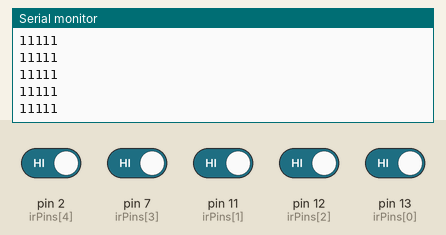
Recording of a sketch running on a simulated Arduino Uno, built with avr-gcc and run on an emulated ATmega328P. Shown: the last lines printed to the serial monitor. The inputs (shaded band) are chosen by the test bench; at power-on: pin 2 (irPins[4]), pin 7 (irPins[3]), pin 11 (irPins[1]), pin 12 (irPins[2]), pin 13 (irPins[0]) HIGH.

Above: at 1.2 s.
1.3 s: pin 2 (irPins[4]) driven LOW
At 2.1 s:
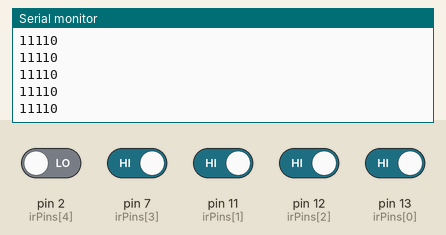
2.8 s: pin 7 (irPins[3]) driven LOW
At 3.5 s:
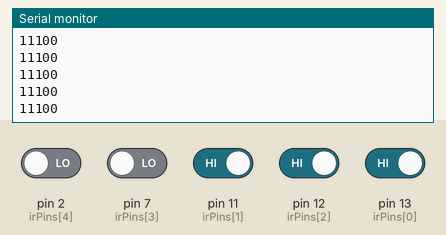
4.3 s: pin 11 (irPins[1]) driven LOW
At 5.4 s:
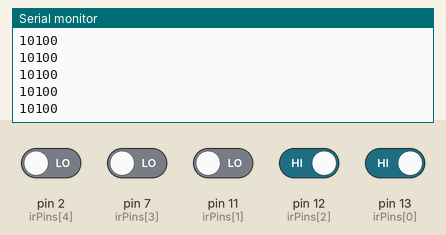
5.8 s: pin 12 (irPins[2]) driven LOW
At 6.4 s:
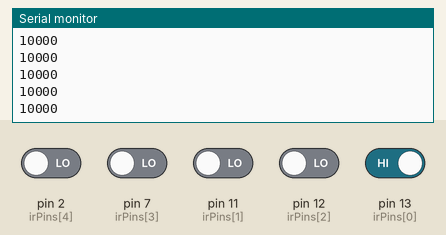
7.3 s: pin 13 (irPins[0]) driven LOW
At 7.8 s:
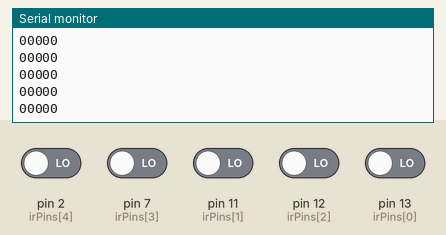
8.8 s: pin 2 (irPins[4]) driven HIGH
At 9.4 s:
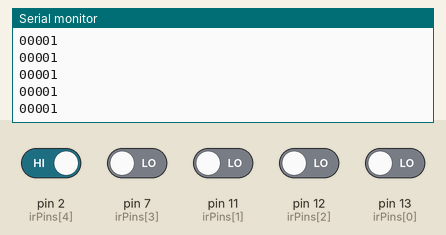
Timing chart, 0 to 11.3 s (numbered marks = the images above; inputs shaded):
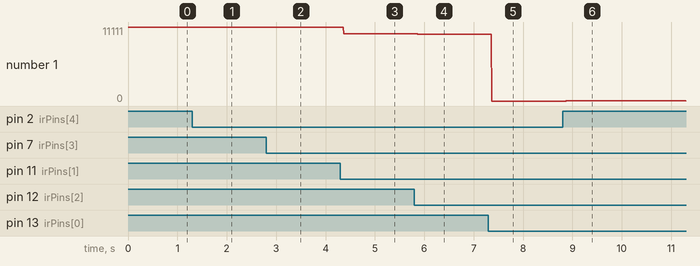

Measured:
- after the input at 1.3 s, the serial monitor: prints a new line after 0.07 s (image 1)
- after the input at 2.8 s, the serial monitor: prints a new line after 0.07 s (image 2)
- after the input at 4.3 s, the serial monitor: prints a new line after 0.07 s (image 3)
- after the input at 5.8 s, the serial monitor: prints a new line after 0.07 s (image 4)
- after the input at 7.3 s, the serial monitor: prints a new line after 0.07 s (image 5)
- after the input at 8.8 s, the serial monitor: prints a new line after 0.07 s (image 6)
- plotted number 1: 11111 → 11110 after the input at 1.3 s, 11110 → 11100 after the input at 2.8 s, 11100 → 10100 after the input at 4.3 s, 10100 → 10000 after the input at 5.8 s, 10000 → 0 after the input at 7.3 s

The sketch:

IRsensor.ino
```cpp
const int irPins[5] = {13,11,12,7,2};
int irSensors[5] = {0,0,0,0,0};

void setup(){
   Serial.begin(9600);
   for (int i = 0; i < 5; i++)
   {
      pinMode(irPins[i], INPUT);
   }
}
void loop() {
  for (int count=0;count<5;count++)
    {
       irSensors[count]=digitalRead(irPins[count]);
    }
  // Now Displaying the output.
  for(int i=0;i<5;i++){
    Serial.print(irSensors[i]);
  }
  Serial.println();
}
```
